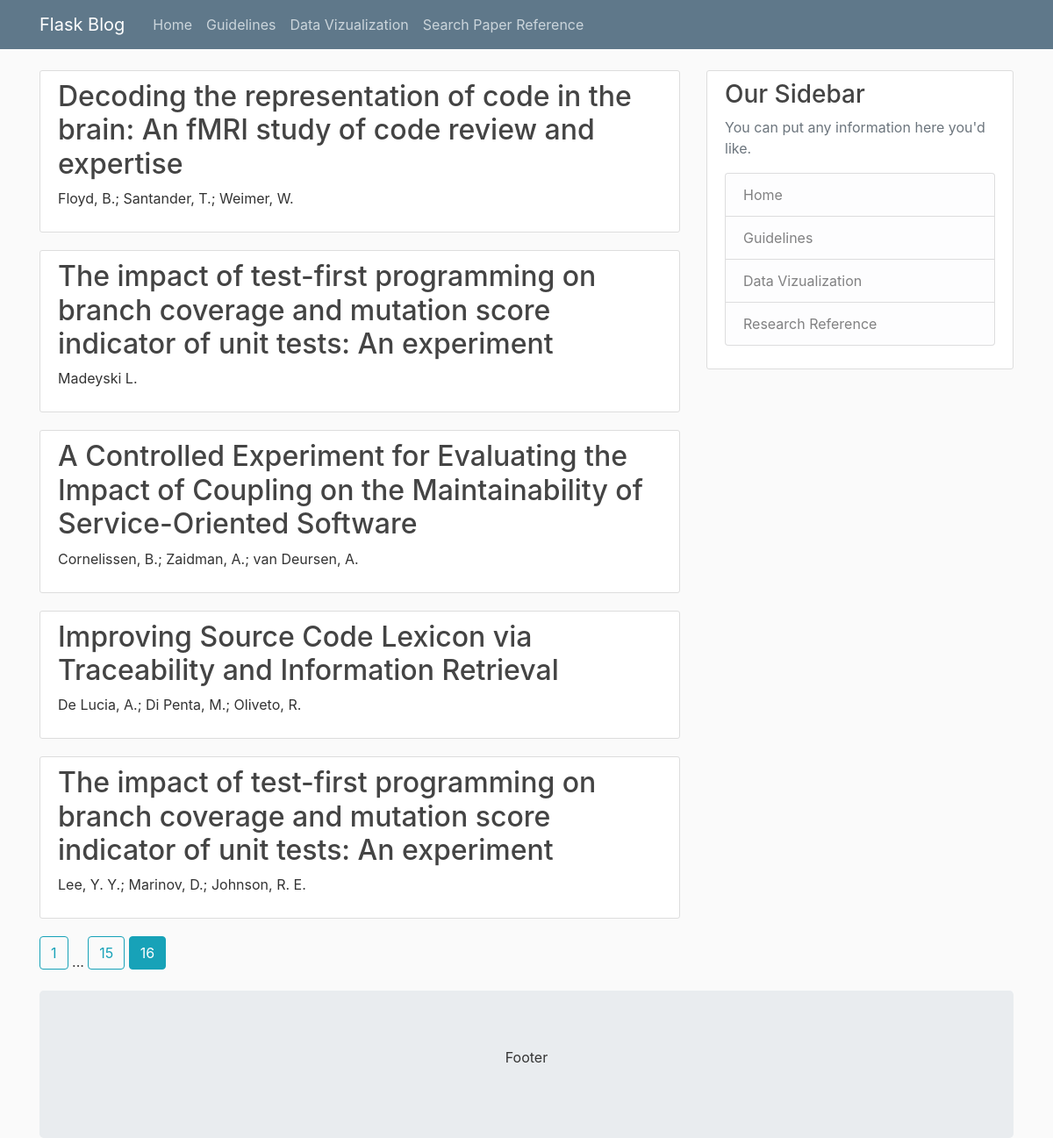
/search?page=16, run on the app's committed database.
### flaskblog/models.py (models this page shows)
class Publication(db.Model):
    pub_id = db.Column(db.Integer, primary_key=True)
    title = db.Column(db.String(200), nullable=False)
    year = db.Column(db.Integer, nullable=False)
    venue = db.Column(db.String(20), nullable=False)
    authors = db.Column(db.String(200), nullable=False)
    experiments = db.relationship("Experiment", backref="exp_pub", lazy=True)

### flaskblog/finder/routes.py (the view)
@finder.route("/search")
def search():
    page = request.args.get('page', 1, type=int)
    pubs = Publication.query.order_by(
        Publication.year.desc()).paginate(page=page, per_page=5)
    return render_template('research.html', pubs=pubs)

### flaskblog/templates/research.html
{% extends "layout.html" %}
{% block content %}
    {% for post in pubs.items %}
        <article class="media content-section">
          <div class="media-body">
            <h2><a class="article-title" href="{{ url_for('finder.details', pub_id=post.pub_id) }}">{{ post.title }}</a></h2>
            <p class="article-content">{{ post.authors }}</p>
          </div>
        </article>
    {% endfor %}
    {% for page_num in pubs.iter_pages(left_edge=1, right_edge=1, left_current=1, right_current=2) %}
      {% if page_num %}
        {% if pubs.page == page_num %}
          <a class="btn btn-info mb-4" href="{{ url_for('finder.search', page=page_num) }}">{{ page_num }}</a>
        {% else %}
          <a class="btn btn-outline-info mb-4" href="{{ url_for('finder.search', page=page_num) }}">{{ page_num }}</a>
        {% endif %}
      {% else %}
        ...
      {% endif %}
    {% endfor %}
{% endblock content %}

### flaskblog/static/main.css (style rules this page uses)
body { background: #fafafa; color: #333333; margin-top: 5rem; }
h1, h2, h3, h4, h5, h6 { color: #444444; }
.content-section { background: #ffffff; padding: 10px 20px; border: 1px solid #dddddd; border-radius: 3px; margin-bottom: 20px; }
.article-title { color: #444444; }
.article-content { white-space: pre-line; }

### data on the page
Publication: title "Decoding the representation of code in the brain: An fMRI study of code review and expertise", authors "Floyd, B.; Santander, T.; Weimer, W."
Publication: title "The impact of test-first programming on branch coverage and mutation score indicator of unit tests: An experiment", authors "Madeyski L."
Publication: title "A Controlled Experiment for Evaluating the Impact of Coupling on the Maintainability of Service-Oriented Software", authors "Cornelissen, B.; Zaidman, A.; van Deursen, A."
Publication: title "Improving Source Code Lexicon via Traceability and Information Retrieval", authors "De Lucia, A.; Di Penta, M.; Oliveto, R."
Publication: title "The impact of test-first programming on branch coverage and mutation score indicator of unit tests: An experiment", authors "Lee, Y. Y.; Marinov, D.; Johnson, R. E."

### other printed values
{{ page_num }} "1" "15"
{{ page_num }} "16"
